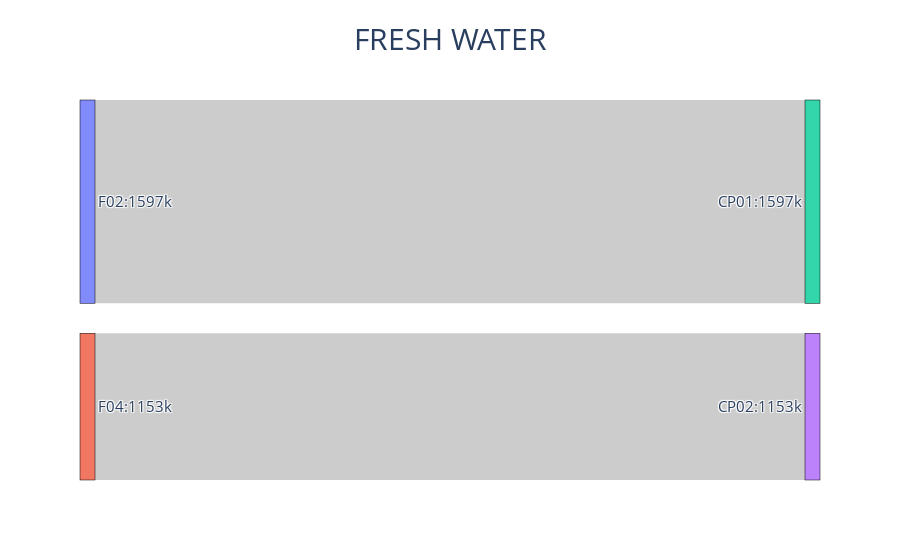

Here is the notebook cell this chart was saved with:
### Code cell
from pareto.utilities.results import plot_sankey
from plotly.offline import init_notebook_mode, iplot
init_notebook_mode(connected=True)

args = {"font_size": 15, "plot_title": "FRESH WATER"}
input_data = {
    "pareto_var": df_parameters_results["v_F_Sourced"],
    "labels": [("Origin", "Destination", "Time", "Value")]}
plot_sankey(input_data, args)

### Figure 1 — Plotly figure (JSON) as saved in the notebook; plotly's stock layout.template omitted (floating-point values rounded to 4 significant figures)
{"data": [{"link": {"source": [0, 1], "target": [2, 3], "value": [1598000.0, 1153000.0]}, "node": {"label": ["F02:1597k", "F04:1153k", "CP01:1597k", "CP02:1153k"], "line": {"color": "black", "width": 0.5}, "pad": 30, "thickness": 15}, "type": "sankey"}], "layout": {"font": {"size": 15}, "title": {"font": {"size": 30}, "text": "FRESH WATER", "x": 0.5}}}
